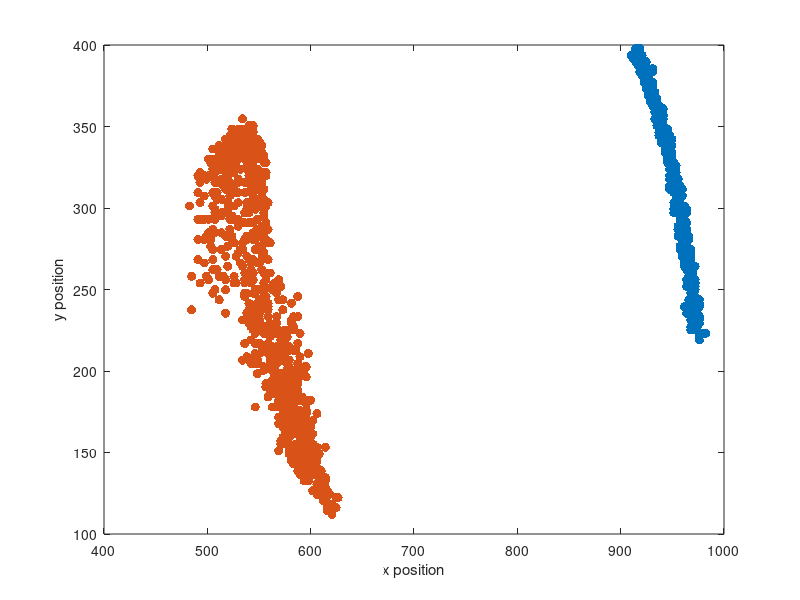
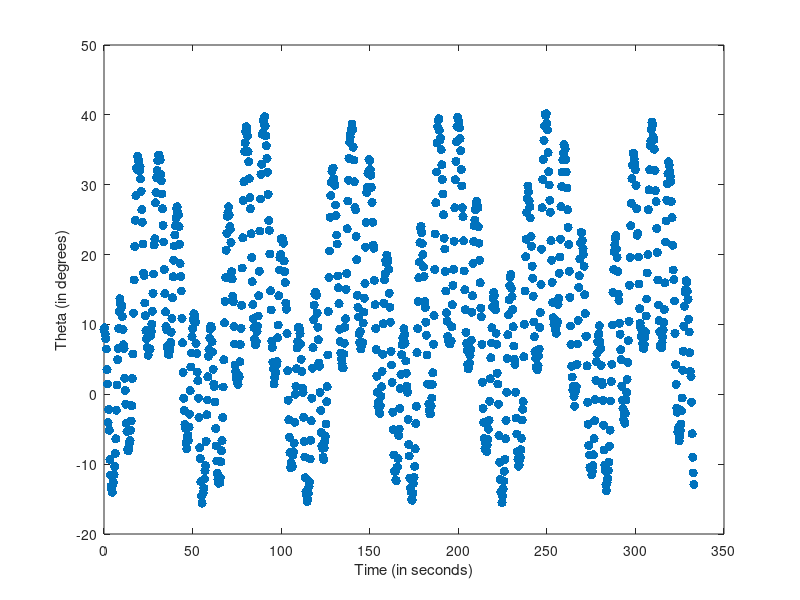

The MATLAB source for these figures, in order:
%% Project
clear all; close all; clc;

%import stuff
data_centroid = csvread('811m_Centerxypts.csv',1,0); %This will import the 
%CSV file of the centroid (i.e. input stimulus) with the appropriate offset
%that imports the two columns without the headers. 
data_abdomen = csvread('811m_completexypts.csv',1,0); %This will import the 
%CSV file of the abdomen (i.e. output response) with the appropriate offset 
%that imports the two columns without the headers. 

Centroid_X = data_centroid(:,1);
Centroid_Y = data_centroid(:,2);
Abdomen_X = data_abdomen(:,1);
Abdomen_Y = data_abdomen(:,2);

figure;
plot(Centroid_X',Centroid_Y','.','MarkerSize',20)
hold on;
plot(Abdomen_X',Abdomen_Y','.','MarkerSize',20)
xlabel('x position')
ylabel('y position')
%Frequency is 3 Hz? Check with Brandon

%The following five lines of code are from 
%http://www.mathworks.com/help/matlab/ref/fft.html 
Fs = 3; %frequency is 3 Hertz
T = 1/Fs; %This is the period
L = 1000; %This is the length of the signal since our data sets are arrays 
%of 1000 x 1
t = (0:L-1)*T; %This is how we get our time vector.


%Finding theta by determining the difference between the input and output
deltaX = Centroid_X - Abdomen_X;
deltaY = Centroid_Y - Abdomen_Y;
deltaFraction = deltaY./deltaX;
theta = atand(deltaFraction); %This returns the arctan of the function 
%IN DEGREES

%Because I want to see the theta with respect to time...
figure;
plot(t,theta,'.','MarkerSize',20)
xlabel('Time (in seconds)')
ylabel('Theta (in degrees)')